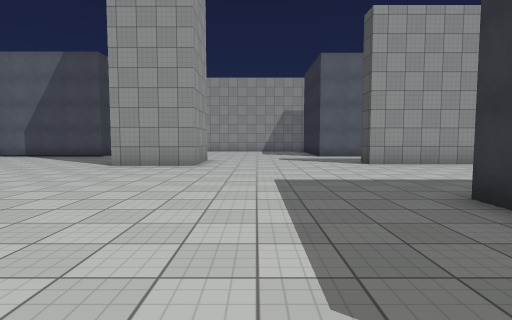
view 1 (above)

22 first-person views from a walk through a 3-D level made in the Unity game engine. The camera is 1.4 m above the floor, tilts 4° down and sees 80° across. The floor is counted in squares, 2 m on a side. Each view is taken from the middle of a square. On the plan, view 1 faces up. The plan holds only what a view shows up to about 10 squares ahead; the rest is blank. The player is left out. Some animated figures are not drawn. Surface patterns are stand-ins for the level's own textures.

view 2
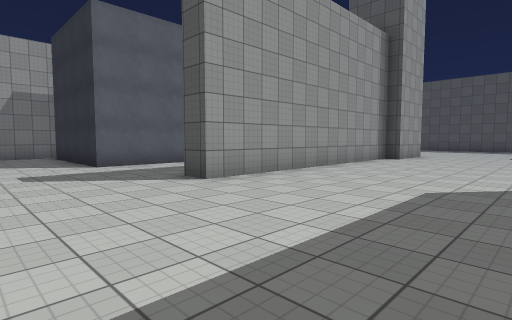

view 3
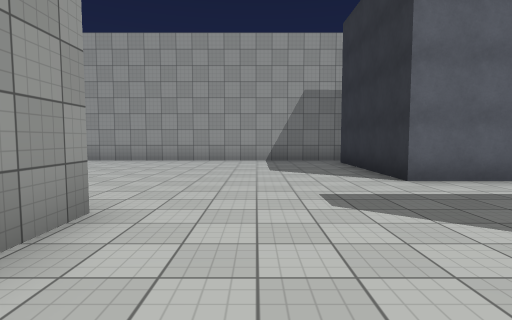

view 4
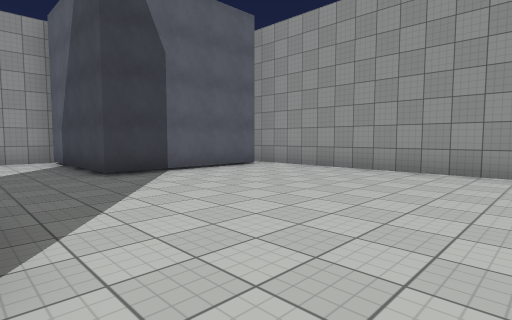

view 5
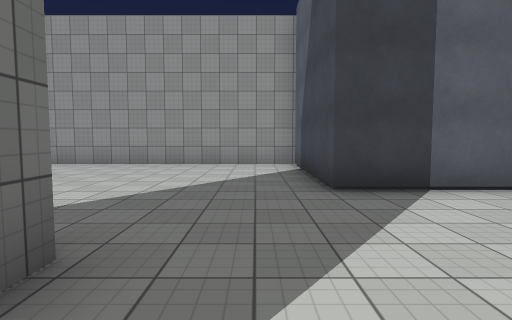

view 6
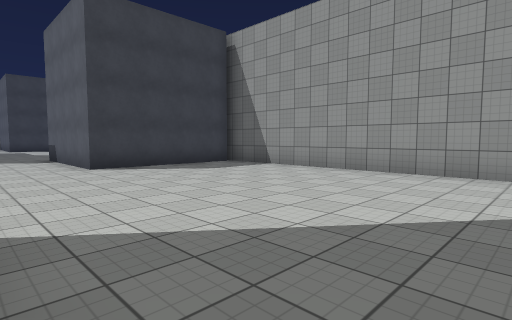

view 7
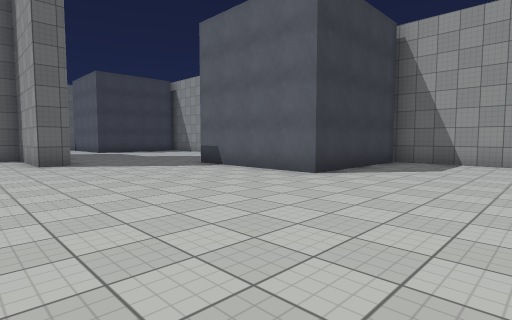

view 8
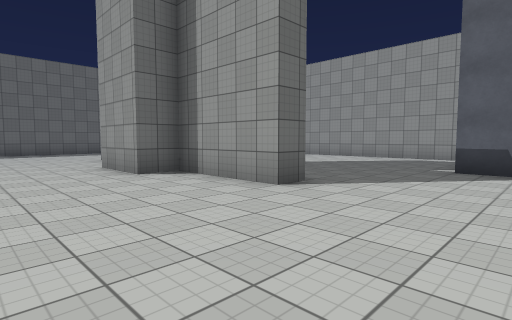

view 9
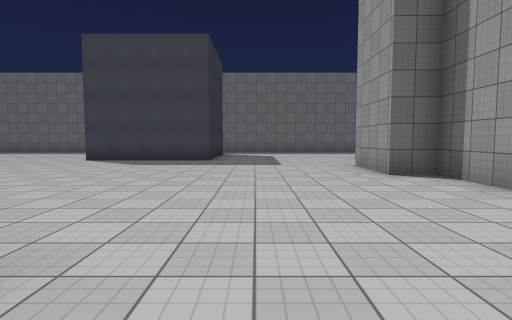

view 10
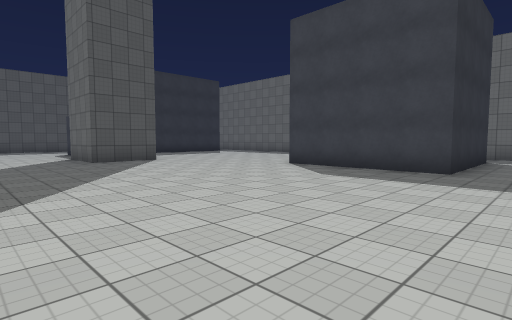

view 11
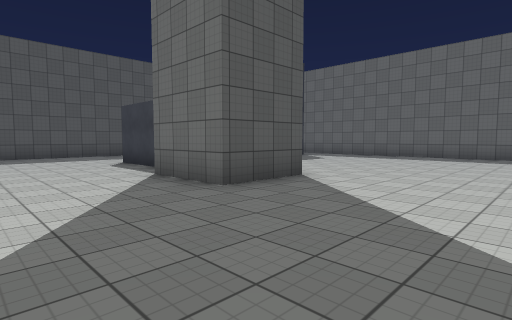

view 12
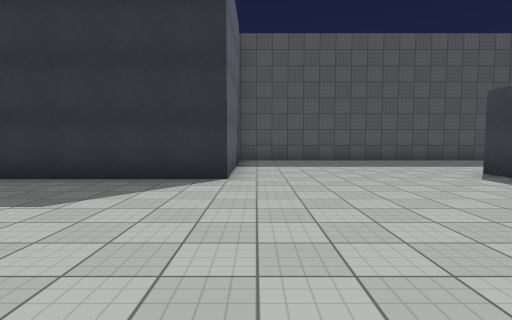

view 13
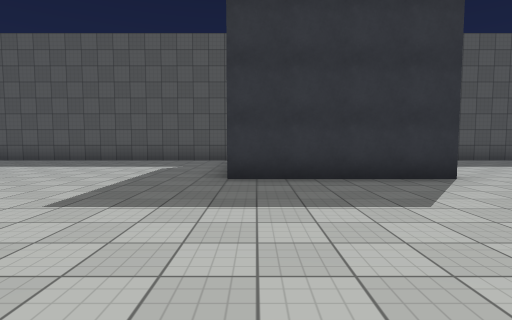

view 14
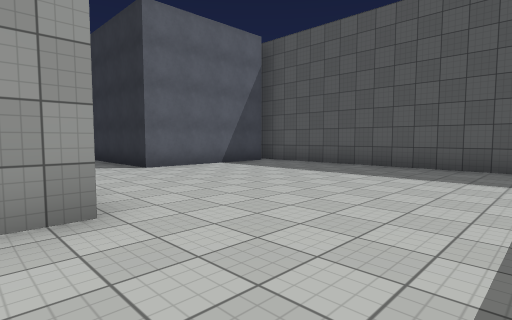

view 15
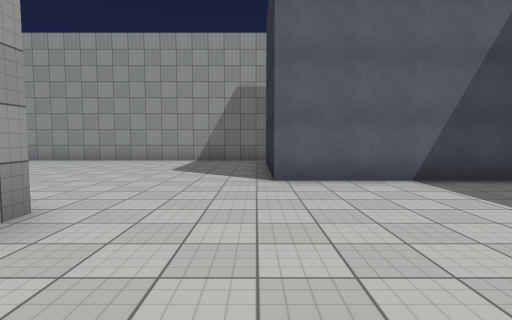

view 16
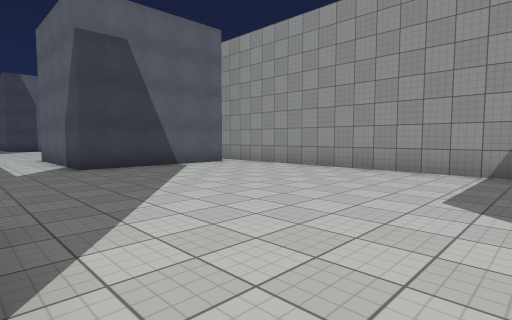

view 17
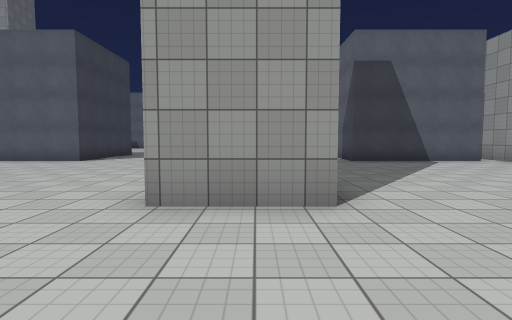

view 18
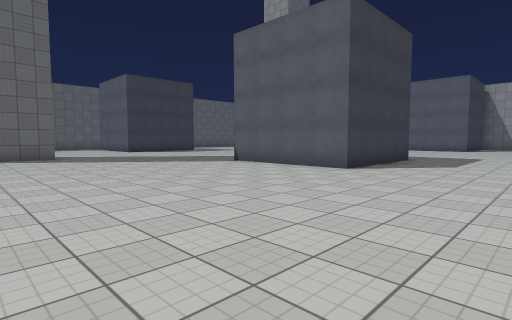

view 19
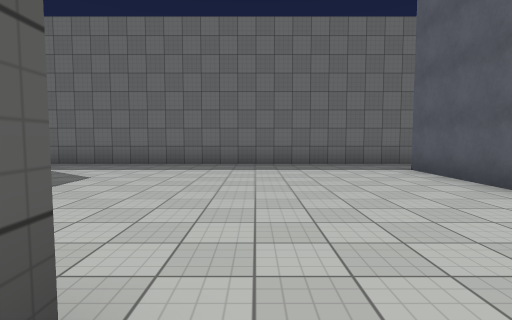

view 20
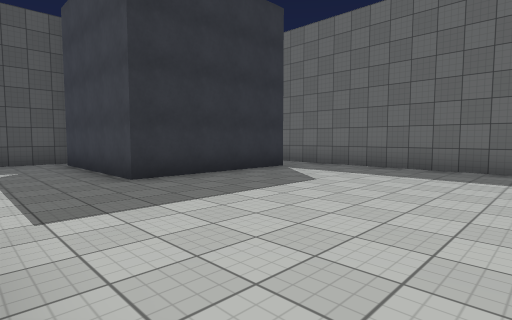

view 21
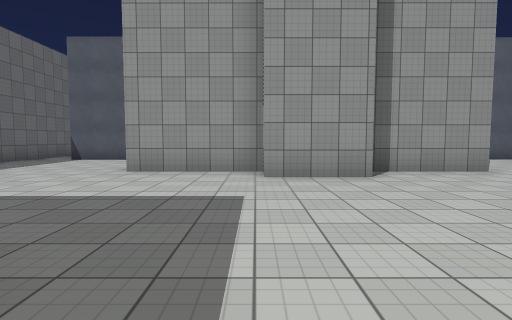

view 22
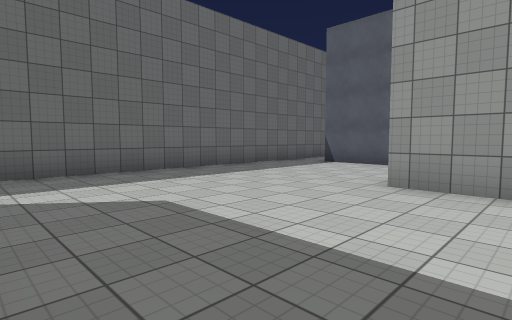

### Floor plan
Key: @ floor where view 1 was taken; # wall or solid block; . floor; O other object.
Columns run from 11 left of view 1 to 20 right of it. Each row starts with its distance up from view 1.
 17     ###########  ##########
 16      O........O  O.........O
 15      O........O  O.........O
 14      O........O  O.........O
 13      O........O  O.........O
 12 #OOOOO........OOOO.........OOOO
 11 #..............................#
 10 #...............    ...........#
  9 #.......##.....#######  #......#
  8 #.......##............ ##......#
  7 #..............................#
  6 #..............................#
  5 #..............................#
  4 #..............................#
  3 #OOOO.........OOOO.........O
  2     O.........   O.........O
  1     O........    O.........O
  0     O......@..   O.........OOOO#
 -1 #..............   .............#
 -2 #..............................#
 -3   ......#......................#
 -4    ... .#......................#
 -5         ##............##.......#
 -6         ##............# OOOO...#
 -7         #..................  ..#
 -8         #......................#
 -9         #.....OOOO.............#
-10        .......O  O.........OOOO
-11     O.........O  O.........O
-12     O.........O  O.........O
-13     O.........   ..........O
-14      ..........  ...........
-15      ##########  ###########

Positions as (right, up) in squares from view 1, and headings:
1: (0, 0), facing up
2: (0, 4), facing up-right
3: (0, 7), facing up
4: (0, 10), facing up-left
5: (-2, 11), facing left
6: (-4, 11), facing down-left
7: (-1, 7), facing down-left
8: (1, 1), facing down-left
9: (1, 1), facing down
10: (1, -2), facing down-right
11: (7, -2), facing down-right
12: (10, -1), facing right
13: (10, 3), facing right
14: (12, 5), facing up-right
15: (15, 7), facing up
16: (14, 10), facing up-left
17: (16, 9), facing left
18: (13, 7), facing down-left
19: (10, -6), facing down
20: (10, -7), facing down-right
21: (4, -7), facing left
22: (2, -8), facing down-left
